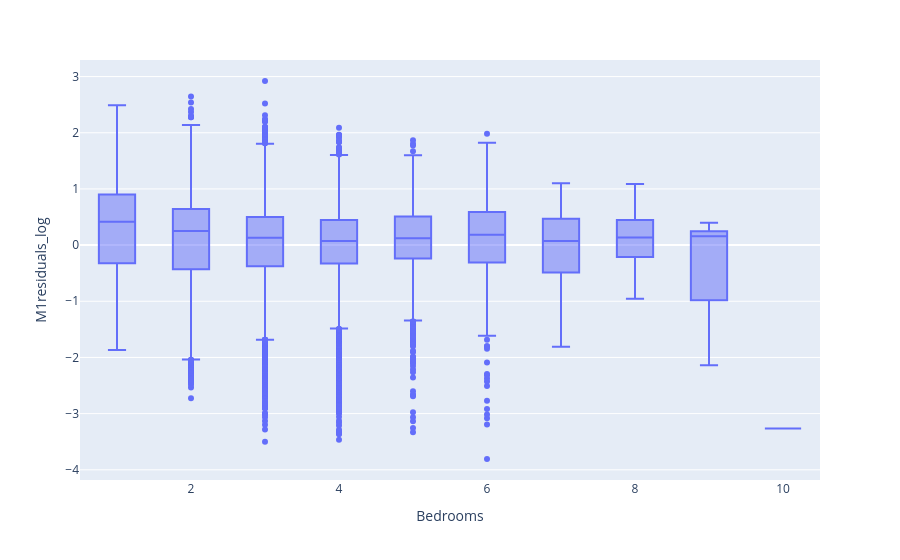

Notebook code cell kept with this figure:
### Code cell
# Run this cell to compare residuals with Bedrooms

import plotly.express as px

px.box(valid_comp, x='Bedrooms', y='M1residuals_log')

### Figure 1 — Plotly figure (JSON) as saved in the notebook; plotly's stock layout.template omitted (floating-point values rounded to 4 significant figures; data arrays with more than 128 entries replaced by an {"elided": "..."} marker saying what was removed)
{"data": [{"alignmentgroup": "True", "hovertemplate": "Bedrooms=%{x}<br>M1residuals_log=%{y}<extra></extra>", "legendgroup": "", "marker": {"color": "#636efa"}, "name": "", "notched": false, "offsetgroup": "", "orientation": "v", "showlegend": false, "type": "box", "x": {"elided": "33475 int values"}, "x0": " ", "xaxis": "x", "y": {"elided": "33475 float values"}, "y0": " ", "yaxis": "y"}], "layout": {"autosize": true, "boxmode": "group", "legend": {"tracegroupgap": 0}, "margin": {"t": 60}, "xaxis": {"anchor": "y", "autorange": true, "domain": [0, 1], "range": [0.5, 10.5], "title": {"text": "Bedrooms"}, "type": "linear"}, "yaxis": {"anchor": "x", "autorange": true, "domain": [0, 1], "range": [-4.182, 3.295], "title": {"text": "M1residuals_log"}, "type": "linear"}}}
